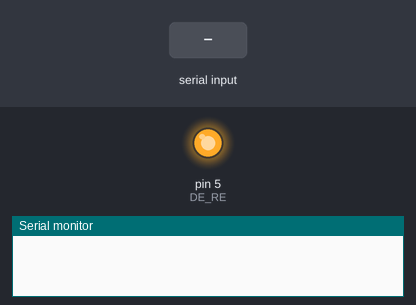
Simulated run of this sketch. Board: Arduino Uno, built with avr-gcc and run on an emulated ATmega328P. On the bench: output pins drawn as LEDs (lit = HIGH), the last lines printed to the serial monitor. The inputs (shaded band) are chosen by the test bench.

Above: at 1.2 s.
1.3 s: "S1L" received over Serial
At 1.9 s:
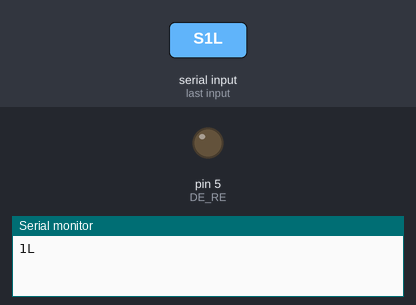
4.1 s: "S1W" received over Serial
Timing chart, 0 to 7.1 s (numbered marks = the images above; inputs shaded):
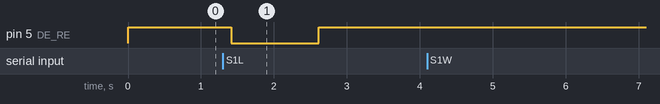

Measured:
- after the input at 1.3 s, pin 5 (DE_RE): HIGH → LOW after 0.11 s, → HIGH 1.2 s later

The sketch:

parte2-mestre.ino
```cpp
//mestre
const int DE_RE =  5;  // HIGH:TX, LOW:RX
void setup()
{
  Serial.begin(9600);
  Serial.setTimeout(100);                //Tempo de espera de 100ms
  pinMode(DE_RE, OUTPUT);
  digitalWrite(DE_RE, HIGH);
}
void loop()
{
  if (Serial.available()) {

   String comando = Serial.readString(); // Lê os comandos
   if(comando=="S1W"){                   // escrever
     Serial.print("1");                  // endereço do escravo
     delay(8);
     Serial.println("W");                // função escritor
    }
     if(comando=="S2W"){                 // escrever
     Serial.print("2");                  // endereço do escravo
     delay(8);
     Serial.println("W");                // função escritor
    }
     if(comando=="S1L"){                 // ler
    Serial.print("1");                   // endereço do escravo
    delay(8);
    Serial.print("L ");                  // função leitura
    Serial.flush();
    digitalWrite(DE_RE, LOW);            // RS485 como receptor
    delay(1000);
    int sensor=Serial.parseInt();
    Serial.println(sensor);
   if(Serial.find("i")){
       Serial.print("OK");
      delay(1000);
      //int sensor = Serial.read();
      int sensor=Serial.parseInt();      // recebe a leitura
      Serial.println(sensor);            // imprime na tela
    }
    digitalWrite(DE_RE, HIGH);           // RS485 como Transmisor
    }

   if(comando=="S2L"){                  // ler
    Serial.print("2");                  // endereço do escravo
    delay(8);
    Serial.print("L ");                 // função leitura
    Serial.flush();
    digitalWrite(DE_RE, LOW);           // RS485 como receptor
   if(Serial.find("i")){
     delay(10);
     int sensor=Serial.parseInt();      // recebe a leitura
     Serial.println(sensor);            // imprime na tela
    }
    digitalWrite(DE_RE, HIGH);          //RS485 como Transmisor
    }
  }
}
```
